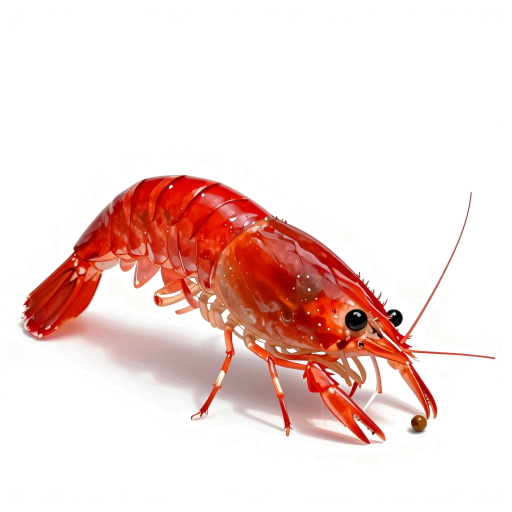
#> input picture assets/art/shrimp/shrimp-cherry-female-pick.png, 1024 x 1024 px, given in place of guppy-male-redcobra.webp, which was not available (shown at 1/2 size)
$ python guppy-cobra.py ../../assets/art/shrimp ../../assets/art/shrimp/shrimp-cherry-berried-eyed.png
#> lines starting #> are read from the running program, lines starting #| are printed output that depends on the picture; after the words box and inside, x2 and y2 are one past the last pixel; in counts of white or black regions, pixels touching at a corner belong together; pictures that were not available may be replaced by others from this repository, and a replacement may not be noted
"""蛇王重畫（YenWel 2026-10-21 給的實拍參考）：
- 紅蛇王：銀粉色的身體上是粗細分明、彎來彎去的紅色迷宮紋，頭偏銀；尾鰭、背鰭是整片飽和的大紅，只有鰭條明暗。
- 黃金蛇王：淡金色身體上是黑褐色的迷宮紋（蛇皮）；尾鰭、背鰭是黃綠色底上沿著鰭條走的深色網紋，尾緣漸漸淡成藍白細絲，尾柄旁一塊深色斑。
花紋是程式畫的（雜訊的等高線當紋路），明暗取自原圖，所以筆觸和其他孔雀魚一樣。
用法（repo 根目錄）：python3 scripts/art/guppy-cobra.py <原圖資料夾> <輸出資料夾>
原圖資料夾放 guppy-male-cobra.webp、guppy-male-redcobra.webp（和 -swallow），輸出同名檔。"""
import sys, numpy as np
from PIL import Image

SRC, OUT = sys.argv[1], sys.argv[2]


def blur(f, sx, sy=None):
  sy = sx if sy is None else sy
  H, W = f.shape
  ky = np.fft.fftfreq(H)[:, None]; kx = np.fft.fftfreq(W)[None, :]
  g = np.exp(-2 * np.pi ** 2 * ((sx * kx) ** 2 + (sy * ky) ** 2))
  return np.real(np.fft.ifft2(np.fft.fft2(f) * g))


def noise(H, W, seed, sx, sy):
  n = blur(np.random.default_rng(seed).standard_normal((H, W)), sx, sy)
  return n / n.std()


def lines(n, width):
  """雜訊的零等高線：彎彎曲曲、互相連在一起的線（蛇皮、迷宮紋）。"""
  return np.exp(-(n / width) ** 2)


def peduncle(al):
  H, W = al.shape; best = None
  for x in range(int(W * 0.15), int(W * 0.55)):
    col = np.where(al[:, x] > 128)[0]
    if len(col) == 0: continue
    h = col.max() - col.min()
    if best is None or h < best[0]: best = (h, x, (col.max() + col.min()) / 2)
  return best[1], best[2], best[0] / 2


def regions(a):
  """身體、尾鰭、其他鰭（背鰭、臀鰭、腹鰭）的遮罩（0–1）。"""
  al = a[..., 3] / 255; H, W = al.shape
  px, py, ph = peduncle(a[..., 3])
  cols = np.where(al.max(0) > 0.5)[0]; xmax = cols.max(); L = xmax - px
  top = np.array([np.argmax(al[:, x] > 0.5) if al[:, x].max() > 0.5 else H for x in range(W)], float)
  bot = np.array([H - 1 - np.argmax(al[::-1, x] > 0.5) if al[:, x].max() > 0.5 else 0 for x in range(W)], float)
  # 背鰭、臀鰭在身體中後段：那一段身體的上下緣用尾柄和頭前段之間的弧線代替
  xa = int(px + 0.62 * L)
  xs = np.arange(W, dtype=float)
  t = np.clip((xs - px) / max(1, xa - px), 0, 1)
  bulge = np.sin(np.pi * t) * 0.06 * L
  tl = np.where(xs < xa, (py - ph) + (top[xa] - (py - ph)) * t - bulge, top)
  bl = np.where(xs < xa, (py + ph) + (bot[xa] - (py + ph)) * t + bulge * 0.6, bot)
  yy, xx = np.mgrid[:H, :W].astype(float)
  inband = np.clip((yy - tl[None, :]) / 3, 0, 1) * np.clip((bl[None, :] - yy) / 3, 0, 1)
  body = inband * np.clip((xx - px + 4) / 14, 0, 1) * al
  tail = al * np.clip((px + 6 - xx) / 14, 0, 1)
  fins = np.clip(al - body - tail, 0, 1)
  # 眼睛：頭前段最暗的一團（瞳孔）
  rgb = a[..., :3]
  darkm = ((lum(rgb) < 70) & (al > 0.8)).astype(float); darkm[:, :int(px + 0.75 * L)] = 0
  dens = blur(darkm, 5)
  ey, ex = np.unravel_index(dens.argmax(), dens.shape)
  eye = np.clip((0.075 * L - np.hypot(xx - ex, yy - ey)) / (0.02 * L), 0, 1)
  return dict(body=body, tail=tail, fins=fins, px=px, py=py, ph=ph, L=L, xmax=xmax, tl=tl, bl=bl, eye=eye)


def lum(rgb):
  return rgb @ np.array([0.3, 0.55, 0.15])


def shade_of(rgb, al, s=1.2):
  """原圖的明暗（去掉舊花紋的細節），0.5 左右是中間調。"""
  l = lum(rgb) * al
  m = blur(l, s) / np.maximum(blur(al, s), 1e-3)
  return np.clip(m / max(np.percentile(m[al > 0.5], 90), 1), 0, 1.3)


def polar_noise(H, W, ox, oy, seed, along, across):
  """沿著鰭條（從尾柄往外放射）拉長的雜訊：紋路順著鰭條走。"""
  yy, xx = np.mgrid[:H, :W].astype(float)
  r = np.hypot(ox - xx, oy - yy); th = np.arctan2(oy - yy, ox - xx)
  # 在 (角度×半徑, 半徑) 平面上做雜訊再取樣回來
  G = 512
  base = noise(G, G, seed, across, along)
  u = ((th + np.pi) / (2 * np.pi) * 3.0 * G) % G   # 角度方向
  v = np.clip(r / max(r.max(), 1) * (G - 1), 0, G - 1)
  return base[v.astype(int), u.astype(int)], r


def repaint(name, kind):
#> called with name = 'redcobra', kind = 'red'
  a = np.asarray(Image.open(f'{SRC}/guppy-male-{name}.webp').convert('RGBA')).astype(float)
  H, W = a.shape[:2]; al = a[..., 3] / 255; rgb = a[..., :3]
#> after `H, W = a.shape[:2]`: H = 1024; W = 1024
#> after `rgb = a[..., :3]`:
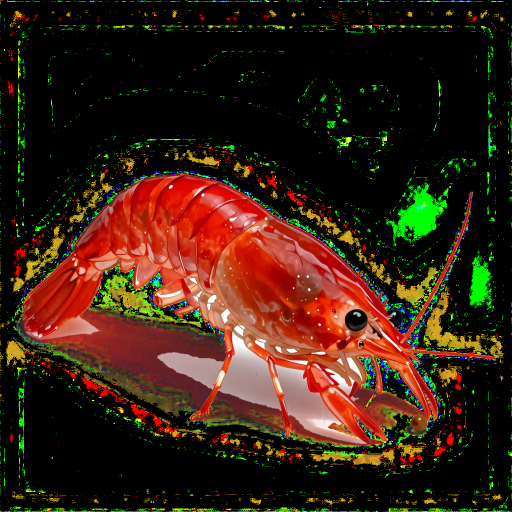
#> rgb: shape (1024, 1024, 3) float64 (shown at 1/2 size); mean R, G, B 55.4, 32.5, 16.2
  R = regions(a)
#> the loop in peduncle, `for x in range(int(W * 0.15), int(W * 0.55)):` made 410 passes
#> (h, best) on passes 1, 50, 51, 52, 55, 69, 70: (183, (183, 153, 577.5)), (129, (129, 202, 488.5)), (127, (127, 203, 486.5)), (121, (121, 204, 482.5)), (120, (120, 207, 479)), (119, (119, 221, 472.5)), (118, (118, 222, 472))
#> h on passes 2 to 7: 184, 185, 186, 188, 189, 191
#> in regions, `px, py, ph = peduncle(a[..., 3])`: px = 222; py = 472; ph = 59
#> in regions, `cols = np.where(al.max(0) > 0.5)[0]`: cols = 947 values from 43 to 989
#> in regions, `xmax = cols.max()`: xmax = 989
#> in regions, `L = xmax - px`: L = 767
#> in regions, `top = np.array([np.argmax(al[:, x] > 0.5) if al[:, x].max() > 0.5 else..`: top = 1024 values, max 1024 at index 0, min 350 at index 364, mean 524.4
#> in regions, `bot = np.array([H - 1 - np.argmax(al[::-1, x] > 0.5) if al[:, x].max()..`: bot = 1024 values, max 888 at index 718, min 0 at index 0, mean 693.2
#> in regions, `xa = int(px + 0.62 * L)`: xa = 697
#> in regions, `t = np.clip((xs - px) / max(1, xa - px), 0, 1)`: t = 1024 values from 0 to 1
#> in regions, `bulge = np.sin(np.pi * t) * 0.06 * L`: bulge = 1024 values, max 46.02 at index 459, min 0 at index 0, mean 13.59
#> in regions, `tl = np.where(xs < xa, (py - ph) + (top[xa] - (py - ph)) * t - bulge, ..`: tl = 1024 values, max 1024 at index 990, min 384 at index 942, mean 499.3
#> in regions, `bl = np.where(xs < xa, (py + ph) + (bot[xa] - (py + ph)) * t + bulge *..`: bl = 1024 values, max 888 at index 718, min 0 at index 990, mean 675.7
#> in regions, `darkm = ((lum(rgb) < 70) & (al > 0.8)).astype(float)`: darkm: shape (1024, 1024) float64; values 0 (black) and 1 (white), 4.7% white; 283 white regions (205 under 20 px), largest, box (x1, y1, x2, y2) and area: (486, 500, 715, 701) 13609, (48, 400, 253, 670) 11259, (528, 440, 805, 654) 4861
#> in regions, `darkm[:, :int(px + 0.75 * L)] = 0`:
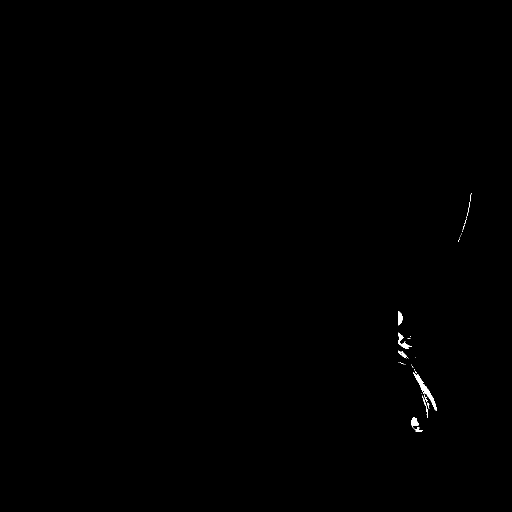
#> darkm: shape (1024, 1024) float64 (shown at 1/2 size); values 0 (black) and 1 (white), 0.16% white; 32 white regions (23 under 20 px), largest, box (x1, y1, x2, y2) and area: (827, 744, 873, 822) 626, (822, 834, 846, 864) 270, (797, 665, 824, 698) 255
#> in regions, `ey, ex = np.unravel_index(dens.argmax(), dens.shape)`: ey = 845; ex = 829
#> R = 11 items
  sh = shade_of(rgb, al)
#> in shade_of, `return np.clip(m / max(np.percentile(m[al > 0.5], 90), 1), 0, 1.3)`:
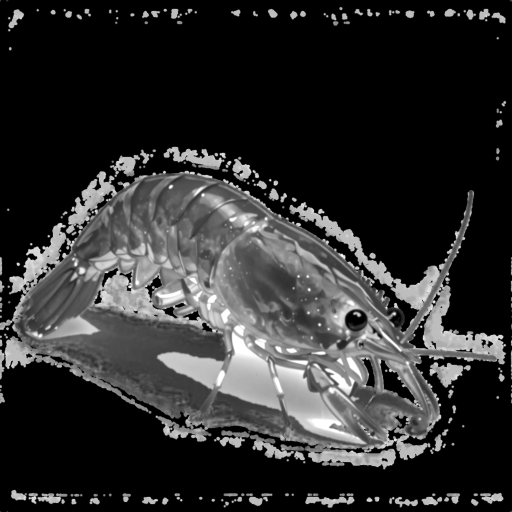
#> returned value: shape (1024, 1024) float64 (shown at 1/2 size); min 0, max 1.3, mean 0.238; drawn with min black and max white
  yy, xx = np.mgrid[:H, :W].astype(float)
  px, L = R['px'], R['L']
#> px = 222; L = 767
  # 頭（鰓蓋往前）花紋淡掉、偏銀
  headness = np.clip((xx - (px + 0.68 * L)) / (0.1 * L), 0, 1)
  # 身體立體感：背暗、側線上方一條亮帶、腹部偏透亮
  v = np.clip((yy - R['tl'][None, :]) / np.maximum(R['bl'] - R['tl'], 1)[None, :], 0, 1)
  form = (0.72 + 0.28 * np.sin(np.pi * np.clip(v * 1.15, 0, 1)) + 0.22 * np.exp(-((v - 0.38) / 0.12) ** 2))[..., None]
  belly = np.clip((v - 0.6) / 0.3, 0, 1)[..., None]
  seed = 7 if kind == 'red' else 11
  body_n = noise(H, W, seed, 3.4, 4.6)          # 稍微直立的蜿蜒紋，像參考照片
  out = rgb.copy()
  if kind == 'red':
    base = np.array([238, 212, 214]) * (0.38 + 0.72 * sh[..., None])      # 銀粉
    line = np.array([206, 36, 48]) * (0.62 + 0.5 * sh[..., None])         # 紅迷宮紋
    k = np.clip(lines(body_n, 0.5) * 1.25, 0, 1) * (1 - 0.85 * headness)
    bodyc = base * (1 - k[..., None]) + line * k[..., None]
    head = np.array([226, 218, 222]) * (0.4 + 0.7 * sh[..., None])
    bodyc = bodyc * (1 - 0.6 * headness[..., None]) + head * (0.6 * headness[..., None])
    bodyc = bodyc * form
    sh = shade_of(rgb, al, 4)
#> in blur (call 5), `return np.real(np.fft.ifft2(np.fft.fft2(f) * g))`:
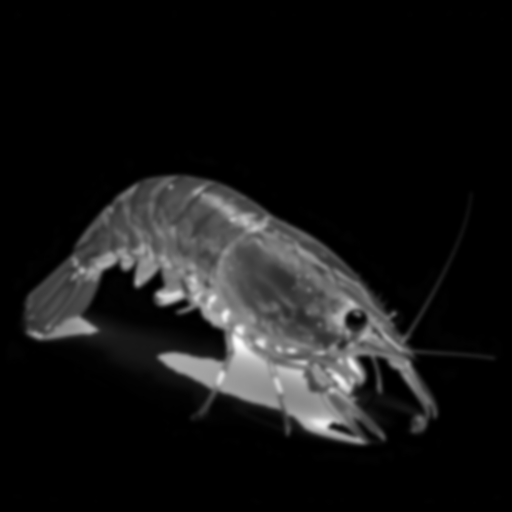
#> returned value: shape (1024, 1024) float64 (shown at 1/2 size); min -7.11e-14, max 250.2, mean 21.8; drawn with min black and max white
    # 尾鰭、背鰭：整片大紅，鰭條明暗
    ray_n, rr = polar_noise(H, W, px + 6, R['py'], seed + 1, 40, 1.2)
    rays = 0.88 + 0.12 * np.tanh(ray_n)
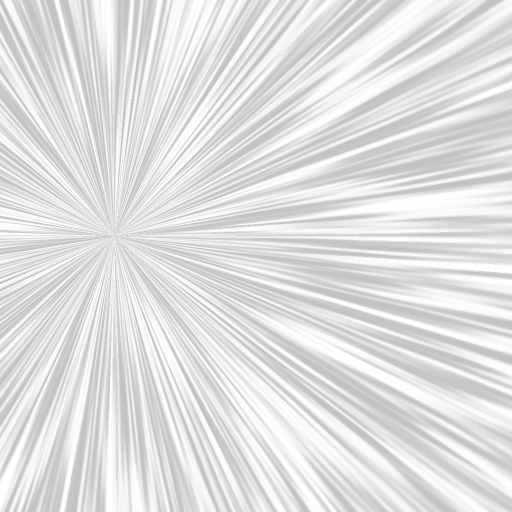
#> rays: shape (1024, 1024) float64 (shown at 1/2 size); min 0.76, max 1, mean 0.88
    red = np.array([222, 28, 30]) * (0.62 + 0.5 * sh[..., None]) * rays[..., None]
    edge = np.clip((rr - 0.85 * rr[R['tail'] > 0.5].max()) / 20, 0, 1) if (R['tail'] > 0.5).any() else 0
    red = red * (1 - 0.15 * np.asarray(edge)[..., None]) + np.array([255, 120, 100]) * (0.15 * np.asarray(edge)[..., None])
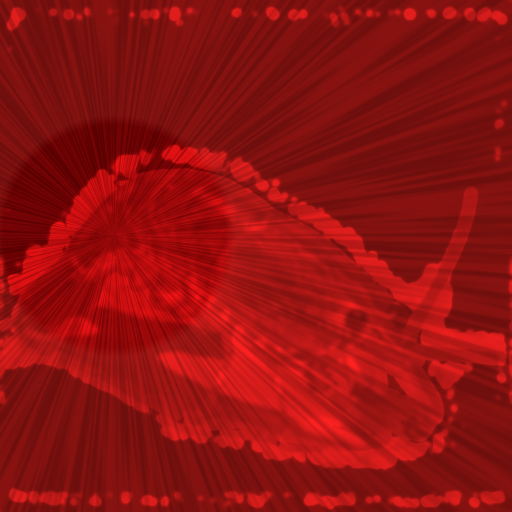
#> red: shape (1024, 1024, 3) float64 (shown at 1/2 size); mean of channels 0, 1, 2 163.6, 31.7, 30.4; drawn with min black and max white
    finc = red
  else:
    base = np.array([232, 196, 96]) * (0.4 + 0.7 * sh[..., None])         # 金
    line = np.array([42, 30, 12]) * (0.8 + 0.3 * sh[..., None])           # 黑褐蛇皮紋
    k = np.clip(lines(body_n, 0.4) * 1.25, 0, 1) * (1 - 0.75 * headness)
    bodyc = base * (1 - k[..., None]) + line * k[..., None]
    head = np.array([220, 206, 160]) * (0.4 + 0.7 * sh[..., None])
    bodyc = bodyc * (1 - 0.6 * headness[..., None]) + head * (0.6 * headness[..., None])
    bodyc = (bodyc * (1 - 0.35 * belly) + np.array([240, 200, 180]) * (0.35 * belly)) * form
    sh = shade_of(rgb, al, 4)
    # 尾鰭、背鰭：黃綠底上沿著鰭條的深色網紋，尾緣淡成藍白細絲
    fn, rr = polar_noise(H, W, px + 6, R['py'], seed + 1, 3.2, 2.2)
    kf = np.clip(lines(fn, 0.42) * 1.35, 0, 1)
    yellow = np.array([214, 210, 70]) * (0.6 + 0.5 * sh[..., None])
    dark = np.array([34, 38, 22]) * (0.8 + 0.3 * sh[..., None])
    finc = dark * (1 - kf[..., None]) + yellow * kf[..., None]
    tmax = rr[R['tail'] > 0.5].max() if (R['tail'] > 0.5).any() else 1
    edge = np.clip((rr / tmax - 0.72) / 0.22, 0, 1) * (R['tail'] > 0.2)
    pale = np.array([190, 214, 228]) * (0.6 + 0.45 * sh[..., None])
    finc = finc * (1 - 0.8 * edge[..., None]) + pale * (0.8 * edge[..., None])
    # 尾柄旁的深色斑
    spot = np.exp(-(((xx - (px - 0.12 * L)) / (0.07 * L)) ** 2 + ((yy - R['py']) / (0.06 * L)) ** 2))
    finc = finc * (1 - 0.7 * spot[..., None]) + np.array([30, 24, 30]) * (0.7 * spot[..., None])
  fin_m = np.clip(R['tail'] + R['fins'], 0, 1)
  out = rgb * (1 - R['body'][..., None]) + bodyc * R['body'][..., None]
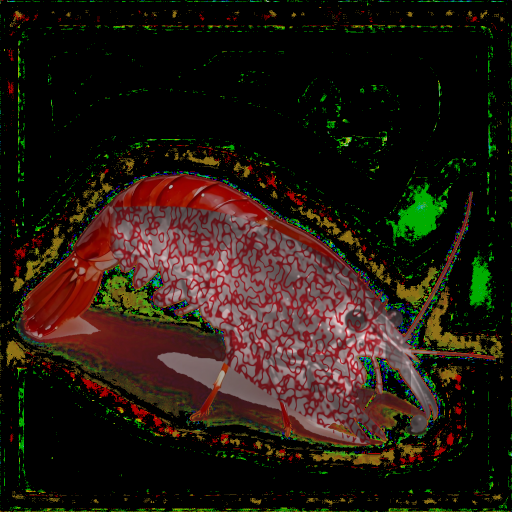
#> out: shape (1024, 1024, 3) float64 (shown at 1/2 size); mean R, G, B 54.2, 38.1, 25.5; drawn with min black and max white
  out = out * (1 - fin_m[..., None]) + finc * fin_m[..., None]
  # 保留一點原圖的細節（鱗片、鰭條筆觸）
  detail = rgb - np.stack([blur(rgb[..., c], 1.5) for c in range(3)], -1)
  out += 0.6 * detail * np.clip(R['body'] + fin_m, 0, 1)[..., None]
  # 眼睛照舊
  keep = R['eye']
  out = out * (1 - keep[..., None]) + rgb * keep[..., None]
  a[..., :3] = np.clip(out, 0, 255)
  Image.fromarray(a.astype(np.uint8), 'RGBA').save(f'{OUT}/guppy-male-{name}.webp', 'WEBP', quality=92)
  return R


if __name__ == '__main__':
  for name, kind in [('redcobra', 'red'), ('redcobra-swallow', 'red'), ('cobra', 'gold'), ('cobra-swallow', 'gold')]:
#> (the run stopped early here; a loop or call above may not have finished)
